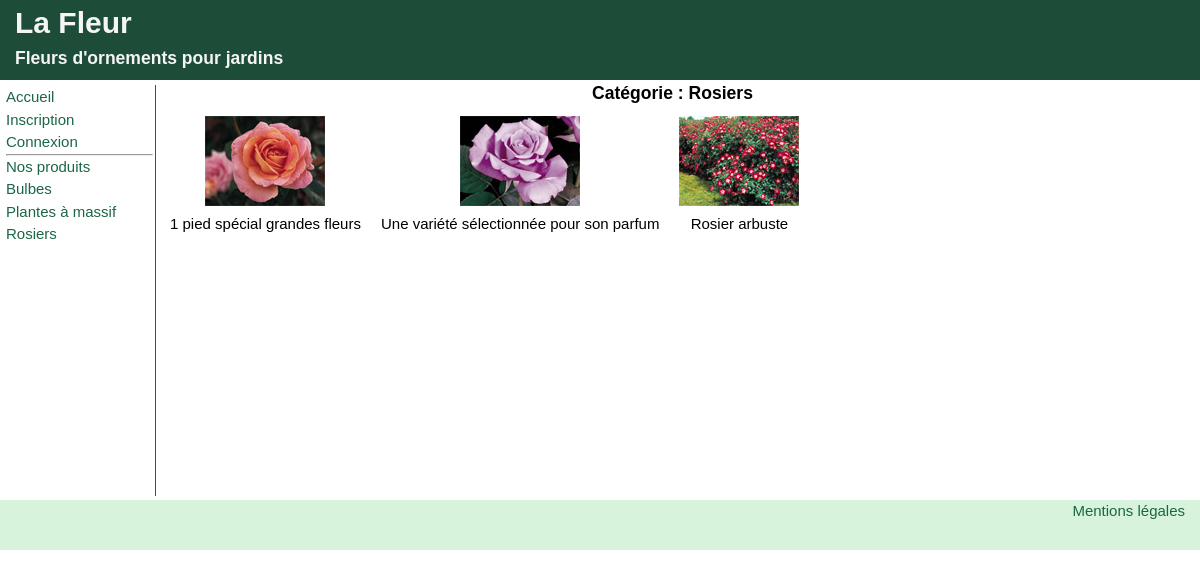
Screenshot of /lesproduits.php?cat=3&lib=Rosiers with the database file from the repository.
### tables this page shows
CREATE TABLE categorie (
  cat_code integer NOT NULL AUTO_INCREMENT,
  cat_libelle varchar(50) NOT NULL ,
  PRIMARY KEY  (cat_code)
);

CREATE TABLE produit (
  pdt_ref integer NOT NULL AUTO_INCREMENT,
  pdt_designation varchar(50) NOT NULL ,
  pdt_prix decimal(5,2) NOT NULL ,
  pdt_image varchar(50) NOT NULL ,
  pdt_categorie integer NOT NULL ,
  PRIMARY KEY  (pdt_ref) ,
  FOREIGN KEY (pdt_categorie) REFERENCES categorie (cat_code)
);

### models/gestionBdd.php (called while the page is built, shortened)
<?php
            function getConnection() {
                try {
                    $connexion = new PDO("mysql:host=localhost;dbname=lafleurv2;charset=utf8", 'utilfleur', 'secret');
                }
                catch(PDOException $e)
                    {
                    die($e->getMessage());
                    }
                return $connexion ;
            }
        function getCategories() {
             $connexion = getConnection();
             $stm = $connexion->query("SELECT cat_code, cat_libelle FROM categorie");
             $categories=$stm->fetchAll();
             return $categories ;
            }
            function getProduits($cat) {
                $connexion = getConnection();
                $stm = $connexion->prepare("SELECT pdt_ref, pdt_designation, pdt_prix, pdt_image
                                            FROM produit where pdt_categorie = :cat");
                $stm->bindParam(':cat', $cat, PDO::PARAM_INT);
                $stm->execute();
                $produits=$stm->fetchAll();
                return $produits ;
            }
    ?>

### lesproduits.php (the view)
<?php
    include 'header.php' ;
    require_once 'menu.php' ;
    if (isset($_GET['cat'])) {
        $lib=$_GET['lib'];
        $produits = getProduits($_GET['cat']);
        }
    else {
        $lib=" Toutes";
        $produits = getProduits();
        }
?>
    <main class="page">
        <h3>Catégorie :  <?= $lib ; ?></h3>
        <div class="cards">
        <?php
            foreach ($produits as $ligne):
                $img = $ligne['pdt_image'] ;
                $src = "assets/images/$img.jpg";
                $nom = $ligne['pdt_designation'] ;
                ?>
                <div class="item">
                    <img src="<?= $src ; ?>" >
                    <p> <?= $nom ; ?></p>
                </div>
            <?php
            endforeach ;
          ?>
          </div>
    </main>
    <?php
        include 'piedpage.php' ;
    ?>

### menu.php
<?php
    require_once 'models/gestionBdd.php' ;
    $categories=getCategories();
?>
    <body>
    <div class="conteneur">
    <header>
        <h1> La Fleur</h1>
        <h3>Fleurs d'ornements pour jardins</h3>
    </header>
    <nav class="menu">
        <ul>
            <li><a href="index.php">Accueil</a></li>
            <li><a href="inscription.php">Inscription</a></li>
            <li><a href="connexion.php">Connexion</a></li>
        </ul>
        <hr>
        <p> Nos produits</p>
        <ul>
        <?php
            foreach ($categories as $categorie) {
                $lib = $categorie['cat_libelle'];
                $lien = "lesproduits.php?cat=".$categorie['cat_code']."&lib=".$lib;
        ?>
            <li><a href="<?php echo $lien ; ?>"><?php echo $lib; ?></a></li>
        <?php }  ?>
        </ul>
    </nav>

### assets/css/style.css (style rules this page uses)
body { font: 15px/1.5 Arial, Helvetica, sans-serif; }
* { margin: 0px; padding: 0; }
header { grid-area: header; }
.menu { grid-area: menu; }
.page { grid-area: page; }
.conteneur { display: grid; grid-template-columns: 160px 1fr; grid-template-rows: 80px 1fr 50px; grid-template-areas: "header header" "menu page" "footer footer"; }
img { max-width: 100%; }
header { background-color: #1d4d38; color: whitesmoke; padding-left: 1em; }
a { text-decoration: none; }
a:link, a:visited { color: #1b6645; }
ul { list-style: none; }
.menu { margin: 0.3em; padding: 0.1em; border-right: 1px solid; color: #1b6645; }
.page { text-align: center; margin-right: 1em; min-height: 420px; }
.cards { display: flex; flex-wrap: wrap; flex-direction: row; justify-content: start; align-items: auto; align-content: start }
.item { flex: 0 0 auto; margin: 10px; }

### rows the page displays
categorie: cat_libelle "Bulbes"
categorie: cat_libelle "Plantes à massif"
categorie: cat_libelle "Rosiers"
produit: pdt_image (picture), pdt_designation "1 pied spécial grandes fleurs"
produit: pdt_image (picture), pdt_designation "Une variété sélectionnée pour son parfum"
produit: pdt_image (picture), pdt_designation "Rosier arbuste"

### other values shown
$lib "Rosiers"
